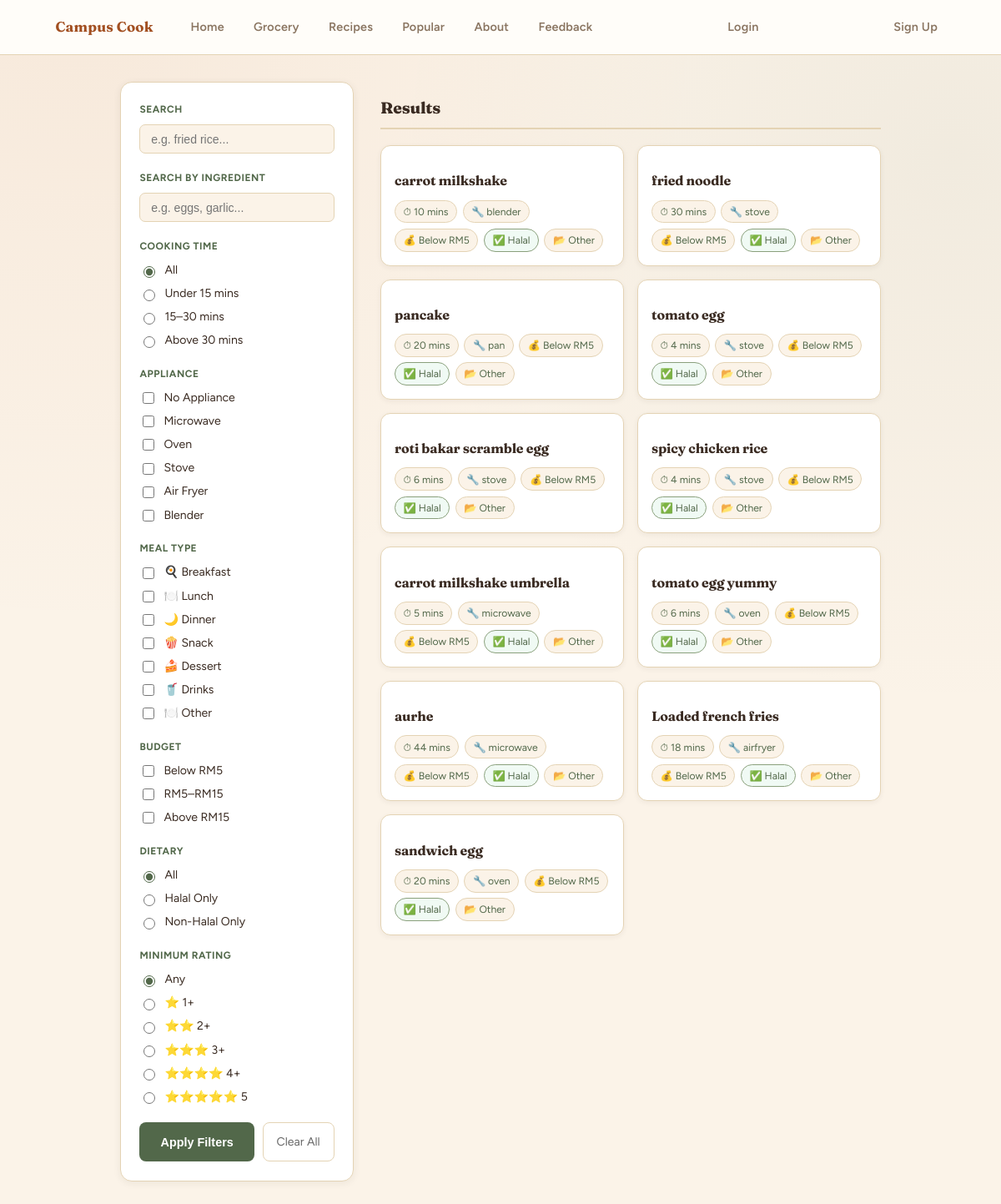
/filter/, run on the app's committed database.
### pages/models.py (models this page shows, shortened)
class Recipe(models.Model):
    BUDGET_CHOICES = [
        ('low',    'Below RM5'),
        ('medium', 'RM5 – RM15'),
        ('high',   'Above RM15'),
    ]
    MEAL_TYPE_CHOICES = [
    ('breakfast', 'Breakfast'),
    ('lunch',     'Lunch'),
    ('dinner',    'Dinner'),
    ('snack',     'Snack'),
    ('dessert',   'Dessert'),
    ('drinks',    'Drinks'),
    ('other',     'Other'),
    ]
    meal_type = models.CharField(max_length=20, choices=MEAL_TYPE_CHOICES, default='other')
    name         = models.CharField(max_length=100)
    ingredients  = models.ManyToManyField(
        Ingredient,
        blank=True,
        related_name='recipes'
    )
    cooking_time = models.IntegerField()
    appliance    = models.CharField(max_length=100)
    instructions = models.TextField()
    image        = models.ImageField(upload_to='recipe_images/', null=True, blank=True)
    is_halal     = models.BooleanField(default=True)
    budget       = models.CharField(
        max_length=10, choices=BUDGET_CHOICES, default='low'
    )
    filters      = models.ManyToManyField(RecipeFilter, blank=True)
    user         = models.ForeignKey(
        'pages.AppUser',
        on_delete=models.CASCADE,
        related_name='recipes'
    )
    def __str__(self):
        return self.name

### pages/views.py (the view)
# urls.py: path("filter/",                  views.recipe_filter, name="recipe_filter"),
def recipe_filter(request):
    recipes = Recipe.objects.all()
    search = request.GET.get('search', '')
    if search:
        recipes = recipes.filter(name__icontains=search)
    selected_appliances = request.GET.getlist('appliance')
    if selected_appliances:
        recipes = recipes.filter(appliance__in=selected_appliances)
    time = request.GET.get('time', '')
    if time == 'quick':
        recipes = recipes.filter(cooking_time__lt=15)
    elif time == 'medium':
        recipes = recipes.filter(cooking_time__gte=15, cooking_time__lte=30)
    elif time == 'long':
        recipes = recipes.filter(cooking_time__gt=30)
    halal = request.GET.get('halal', '')
    if halal == 'true':
        recipes = recipes.filter(is_halal=True)
    elif halal == 'false':
        recipes = recipes.filter(is_halal=False)
    selected_budgets = request.GET.getlist('budget')
    if selected_budgets:
        recipes = recipes.filter(budget__in=selected_budgets)
    selected_meal_types = request.GET.getlist('meal_type')
    if selected_meal_types:
        recipes = recipes.filter(meal_type__in=selected_meal_types)
    min_rating = request.GET.get('min_rating', '')
    if min_rating:
        from django.db.models import Avg
        recipes = recipes.annotate(
            avg_stars=Avg('ratings__stars')
        ).filter(avg_stars__gte=float(min_rating))
    return render(request, 'pages/recipe_filter.html', {
        'recipes': recipes,
        'selected_appliances': request.GET.getlist('appliance'),
        'selected_budgets':    request.GET.getlist('budget'),
        'selected_meal_types': request.GET.getlist('meal_type'),})

### pages/templates/pages/recipe_filter.html (shortened to what this page needs)
{% extends 'pages/base.html' %}
{% block content %}
<main class="recipe_filter">
  <form method="GET" action="{% url 'recipe_filter' %}" class="filter_form">
    <div class="filter_group">
      <label class="filter_label">Search</label>
      <input
        type="text"
        name="search"
        class="filter_input"
        placeholder="e.g. fried rice..."
        value="{{ request.GET.search }}"
      >
    </div>
    <div class="filter_group">
      <label class="filter_label">Search by Ingredient</label>
      <input
        type="text"
        name="ingredient"
        class="filter_input"
        placeholder="e.g. eggs, garlic..."
        value="{{ request.GET.ingredient }}"
      >
    </div>
    <div class="filter_group">
      <label class="filter_label">Cooking Time</label>
      <div class="filter_options">
        <label class="filter_check">
          <input type="radio" name="time" value=""
            {% if not request.GET.time %}checked{% endif %}> All
        </label>
        <label class="filter_check">
          <input type="radio" name="time" value="quick"
            {% if request.GET.time == 'quick' %}checked{% endif %}> Under 15 mins
        </label>
        <label class="filter_check">
          <input type="radio" name="time" value="medium"
            {% if request.GET.time == 'medium' %}checked{% endif %}> 15–30 mins
        </label>
        <label class="filter_check">
          <input type="radio" name="time" value="long"
            {% if request.GET.time == 'long' %}checked{% endif %}> Above 30 mins
        </label>
      </div>
    </div>
    <div class="filter_group">
      <label class="filter_label">Appliance</label>
      <div class="filter_options">
        <label class="filter_check"><input type="checkbox" name="appliance" value="none" {% if 'none' in selected_appliances %}checked{% endif %}> No Appliance</label>
        <label class="filter_check"><input type="checkbox" name="appliance" value="microwave" {% if 'microwave' in selected_appliances %}checked{% endif %}> Microwave</label>
        <label class="filter_check"><input type="checkbox" name="appliance" value="oven" {% if 'oven' in selected_appliances %}checked{% endif %}> Oven</label>
        <label class="filter_check"><input type="checkbox" name="appliance" value="stove" {% if 'stove' in selected_appliances %}checked{% endif %}> Stove</label>
        <label class="filter_check"><input type="checkbox" name="appliance" value="airfryer" {% if 'airfryer' in selected_appliances %}checked{% endif %}> Air Fryer</label>
        <label class="filter_check"><input type="checkbox" name="appliance" value="blender" {% if 'blender' in selected_appliances %}checked{% endif %}> Blender</label>
      </div>
    </div>
    <div class="filter_group">
      <label class="filter_label">Meal Type</label>
      <div class="filter_options">
        <label class="filter_check"><input type="checkbox" name="meal_type" value="breakfast"{% if 'breakfast' in selected_meal_types %}checked{% endif %}> 🍳 Breakfast</label>
        <label class="filter_check"><input type="checkbox" name="meal_type" value="lunch"{% if 'lunch' in selected_meal_types %}checked{% endif %}> 🍽️ Lunch</label>
        <label class="filter_check"><input type="checkbox" name="meal_type" value="dinner"{% if 'dinner' in selected_meal_types %}checked{% endif %}> 🌙 Dinner</label>
        <label class="filter_check"><input type="checkbox" name="meal_type" value="snack"{% if 'snack' in selected_meal_types %}checked{% endif %}> 🍿 Snack</label>
        <label class="filter_check"><input type="checkbox" name="meal_type" value="dessert"{% if 'dessert' in selected_meal_types %}checked{% endif %}> 🍰 Dessert</label>
        <label class="filter_check"><input type="checkbox" name="meal_type" value="drinks" {% if 'drinks' in selected_meal_types %}checked{% endif %}> 🥤 Drinks</label>
        <label class="filter_check"><input type="checkbox" name="meal_type" value="other" {% if 'other' in selected_meal_types %}checked{% endif %}> 🍽️ Other</label>
      </div>
    </div>
    <div class="filter_group">
      <label class="filter_label">Budget</label>
      <div class="filter_options">
        <label class="filter_check"><input type="checkbox" name="budget" value="low" {% if 'low' in selected_budgets %}checked{% endif %}> Below RM5</label>
        <label class="filter_check"><input type="checkbox" name="budget" value="medium" {% if 'medium' in selected_budgets %}checked{% endif %}> RM5–RM15</label>
        <label class="filter_check"><input type="checkbox" name="budget" value="high" {% if 'high' in selected_budgets %}checked{% endif %}> Above RM15</label>
      </div>
    </div>
    <div class="filter_group">
      <label class="filter_label">Dietary</label>
      <div class="filter_options">
        <label class="filter_check"><input type="radio" name="halal" value="" {% if not request.GET.halal %}checked{% endif %}> All</label>
        <label class="filter_check"><input type="radio" name="halal" value="true" {% if request.GET.halal == "true" %}checked{% endif %}> Halal Only</label>
        <label class="filter_check"><input type="radio" name="halal" value="false" {% if request.GET.halal == "false" %}checked{% endif %}> Non-Halal Only</label>
      </div>
    </div>
    <div class="filter_group">
      <label class="filter_label">Minimum Rating</label>
      <div class="filter_options">
        <label class="filter_check"><input type="radio" name="min_rating" value="" {% if not request.GET.min_rating %}checked{% endif %}> Any</label>
        <label class="filter_check"><input type="radio" name="min_rating" value="1" {% if request.GET.min_rating == '1' %}checked{% endif %}> ⭐ 1+</label>
        <label class="filter_check"><input type="radio" name="min_rating" value="2" {% if request.GET.min_rating == '2' %}checked{% endif %}> ⭐⭐ 2+</label>
        <label class="filter_check"><input type="radio" name="min_rating" value="3" {% if request.GET.min_rating == '3' %}checked{% endif %}> ⭐⭐⭐ 3+</label>
        <label class="filter_check"><input type="radio" name="min_rating" value="4" {% if request.GET.min_rating == '4' %}checked{% endif %}> ⭐⭐⭐⭐ 4+</label>
        <label class="filter_check"><input type="radio" name="min_rating" value="5" {% if request.GET.min_rating == '5' %}checked{% endif %}> ⭐⭐⭐⭐⭐ 5</label>
        </div>
    </div>
    <div class="filter_buttons">
      <button type="submit" class="btn_apply">Apply Filters</button>
      <a href="{% url 'recipe_filter' %}" class="btn_clear">Clear All</a>
    </div>
  </form>
  <section class="filter_results">
    <h2 class="results_title">Results</h2>
    <div class="recipe_cards">
      {% for recipe in recipes %}
        <article class="card" onclick="window.location.href='{% url 'recipe_detail' recipe.id %}'" style="cursor:pointer;">
          <div class="card_body">
            <h2 class="card_title">{{ recipe.name }}</h2>
            <div class="card_tags">
              <span class="recipe_time">⏱ {{ recipe.cooking_time }} mins</span>
              <span class="recipe_appliance">🔧 {{ recipe.appliance }}</span>
              <span class="recipe_budget">💰 {{ recipe.get_budget_display }}</span>
              {% if recipe.is_halal %}
                <span class="recipe_halal">✅ Halal</span>
              {% else %}
                <span class="recipe_nonhalal">❌ Non-Halal</span>
              {% endif %}
              <span class="recipe_meal_type">📂 {{ recipe.get_meal_type_display }}</span>
            </div>
          </div>
        </article>
      {% empty %}
        <p class="no_results">No recipes match your filters.</p>
      {% endfor %}
    </div>
  </section>
</main>
{% endblock %}

### pages/templates/pages/base.html (style rules this page uses)
:root { --cream: #FBF3E8; --cream-deep: #F1E3CE; --paper: #FFFDF9; --tan: #E4D3B4; --tan-soft: #EEE1C9; --brown: #3A2B22; --brown-soft: #8A7561; --sage: #8AA07C; --sage-dark: #52684A; --sage-pale: #EEF3E7; --terracotta: #C1662F; --terracotta-dark: #A24F21; --terracotta-pale: #FBE9DB; --gold: #D9A441; --gold-dark: #B87F1F; --berry: #B4536C; --berry-dark: #964359; --rose: #C1665F; --rose-dark: #9C4C46; --rose-pale: #FBEDEA; --green: var(--sage); --green-mid: var(--sage); --green-dark: var(--sage-dark); --olive: var(--sage-dark); --amber: var(--gold-dark); --red-soft: var(--rose); --radius-sm: 10px; --radius-md: 16px; --radius-lg: 22px; --shadow-sm: 0 2px 10px rgba(58,43,34,0.07); --shadow-md: 0 10px 28px rgba(58,43,34,0.11); }
*, *::before, *::after { box-sizing: border-box; }
body { font-family: 'Figtree', 'Segoe UI', sans-serif; background: var(--cream); background-image: radial-gradient(circle at 8% 0%, rgba(193,102,47,0.07), transparent 40%), radial-gradient(circle at 95% 12%, rgba(82,104,74,0.06), transparent 38%); background-attachment: fixed; color: var(--brown); margin: 0; min-height: 100vh; line-height: 1.6; }
h1, h2, h3 { font-family: 'Fraunces', Georgia, serif; color: var(--brown); font-weight: 600; letter-spacing: -0.01em; }
a { color: var(--terracotta-dark); text-decoration: none; }
main { padding: 2rem; max-width: 960px; margin: 0 auto; }
.card { background: var(--paper); border: 1.5px solid var(--tan); border-radius: var(--radius-md); overflow: hidden; box-shadow: var(--shadow-sm); }
.recipe_cards { display: grid; grid-template-columns: repeat(auto-fill, minmax(250px, 1fr)); gap: 20px; }

### pages/templates/pages/recipe_filter.html (style rules this page uses)
.recipe_filter { max-width: 960px; margin: 2rem auto; padding: 0 1.5rem 4rem; display: grid; grid-template-columns: 280px 1fr; gap: 2rem; align-items: start; }
.filter_form { background: #fff; border: 1.5px solid var(--tan); border-radius: 14px; padding: 1.4rem; position: sticky; top: 1rem; box-shadow: 0 2px 10px rgba(44,37,32,0.07); }
.filter_group { margin-bottom: 1.2rem; }
.filter_label { display: block; font-size: 0.75rem; font-weight: 700; color: var(--olive); text-transform: uppercase; letter-spacing: 0.5px; margin-bottom: 0.5rem; }
.filter_input { width: 100%; padding: 0.55rem 0.8rem; border: 1.5px solid var(--tan); border-radius: 7px; font-size: 0.88rem; color: var(--brown); outline: none; background: var(--cream); transition: border-color 0.2s; }
.filter_options { display: flex; flex-direction: column; gap: 0.35rem; }
.filter_check { display: flex; align-items: center; gap: 0.5rem; font-size: 0.88rem; color: var(--brown); cursor: pointer; }
.filter_check input[type="radio"], .filter_check input[type="checkbox"] { accent-color: var(--green-dark); width: 14px; height: 14px; }
.filter_buttons { display: flex; gap: 0.6rem; margin-top: 1.2rem; flex-wrap: wrap; }
.btn_apply { flex: 1; padding: 0.7rem 1rem; background: var(--green-dark); color: #fff; border: none; border-radius: 8px; font-size: 0.9rem; font-weight: 700; cursor: pointer; transition: background 0.2s; }
.btn_clear { padding: 0.7rem 1rem; background: #fff; color: #666; border: 1.5px solid var(--tan); border-radius: 8px; font-size: 0.88rem; text-decoration: none; transition: border-color 0.2s; }
.results_title { font-size: 1.2rem; font-weight: 800; color: var(--brown); margin-bottom: 1.2rem; padding-bottom: 0.5rem; border-bottom: 2px solid var(--tan); }
.recipe_cards { display: grid; grid-template-columns: repeat(auto-fill, minmax(220px,1fr)); gap: 1rem; }
.card { background: #fff; border: 1.5px solid var(--tan); border-radius: 12px; overflow: hidden; box-shadow: 0 2px 6px rgba(44,37,32,0.06); transition: box-shadow 0.2s, transform 0.15s; cursor: pointer; }
.card_body { padding: 1rem; }
.card_title { font-size: 1rem; font-weight: 700; color: var(--brown); margin-bottom: 0.6rem; }
.card_tags { display: flex; flex-wrap: wrap; gap: 0.4rem; font-size: 0.76rem; }
.card_tags span { background: var(--cream); border: 1px solid var(--tan); border-radius: 20px; padding: 0.2rem 0.6rem; color: var(--olive); }
.recipe_halal { border-color: var(--green) !important; color: var(--green-dark) !important; background: #f0faf4 !important; }

### data on the page
Recipe: name "carrot milkshake", cooking_time "10", appliance "blender", budget "Below RM5", is_halal "✅ Halal", meal_type "Other"
Recipe: name "fried noodle", cooking_time "30", appliance "stove", budget "Below RM5", is_halal "✅ Halal", meal_type "Other"
Recipe: name "pancake", cooking_time "20", appliance "pan", budget "Below RM5", is_halal "✅ Halal", meal_type "Other"
Recipe: name "tomato egg", cooking_time "4", appliance "stove", budget "Below RM5", is_halal "✅ Halal", meal_type "Other"
Recipe: name "roti bakar scramble egg", cooking_time "6", appliance "stove", budget "Below RM5", is_halal "✅ Halal", meal_type "Other"
Recipe: name "spicy chicken rice", cooking_time "4", appliance "stove", budget "Below RM5", is_halal "✅ Halal", meal_type "Other"
Recipe: name "carrot milkshake umbrella", cooking_time "5", appliance "microwave", budget "Below RM5", is_halal "✅ Halal", meal_type "Other"
Recipe: name "tomato egg yummy", cooking_time "6", appliance "oven", budget "Below RM5", is_halal "✅ Halal", meal_type "Other"
Recipe: name "aurhe", cooking_time "44", appliance "microwave", budget "Below RM5", is_halal "✅ Halal", meal_type "Other"
Recipe: name "Loaded french fries", cooking_time "18", appliance "airfryer", budget "Below RM5", is_halal "✅ Halal", meal_type "Other"
Recipe: name "sandwich egg", cooking_time "20", appliance "oven", budget "Below RM5", is_halal "✅ Halal", meal_type "Other"
